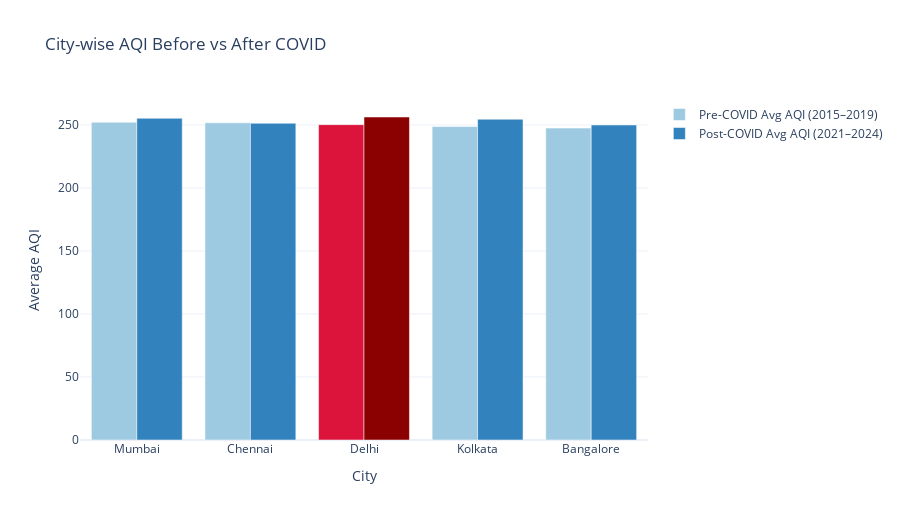

Write notebook code for a chart like this one.
### Code cell
import plotly.graph_objects as go

# highlight Delhi
colors_pre = ["crimson" if c == "Delhi" else "#9ecae1" for c in compare["City"]]
colors_post = ["darkred" if c == "Delhi" else "#3182bd" for c in compare["City"]]

fig = go.Figure()

# Pre-COVID bars
fig.add_trace(go.Bar(
    x=compare["City"],
    y=compare["AQI_pre_covid"],
    name="Pre-COVID Avg AQI (2015–2019)",
    marker_color=colors_pre
))

# Post-COVID bars
fig.add_trace(go.Bar(
    x=compare["City"],
    y=compare["AQI_post_covid"],
    name="Post-COVID Avg AQI (2021–2024)",
    marker_color=colors_post
))

fig.update_layout(
    title="City-wise AQI Before vs After COVID",
    xaxis_title="City",
    yaxis_title="Average AQI",
    barmode="group",
    height=520,
    template="plotly_white",
    hovermode="x unified"
)

fig.show()

### Figure 1 — Plotly figure (JSON) as saved in the notebook; plotly's stock layout.template omitted (floating-point values rounded to 4 significant figures)
{"data": [{"marker": {"color": ["#9ecae1", "#9ecae1", "crimson", "#9ecae1", "#9ecae1"]}, "name": "Pre-COVID Avg AQI (2015–2019)", "type": "bar", "x": ["Mumbai", "Chennai", "Delhi", "Kolkata", "Bangalore"], "y": [252.1, 251.7, 250.2, 248.7, 247.5]}, {"marker": {"color": ["#3182bd", "#3182bd", "darkred", "#3182bd", "#3182bd"]}, "name": "Post-COVID Avg AQI (2021–2024)", "type": "bar", "x": ["Mumbai", "Chennai", "Delhi", "Kolkata", "Bangalore"], "y": [255.3, 251.3, 256.3, 254.5, 249.9]}], "layout": {"barmode": "group", "height": 520, "hovermode": "x unified", "title": {"text": "City-wise AQI Before vs After COVID"}, "xaxis": {"title": {"text": "City"}}, "yaxis": {"title": {"text": "Average AQI"}}}}
